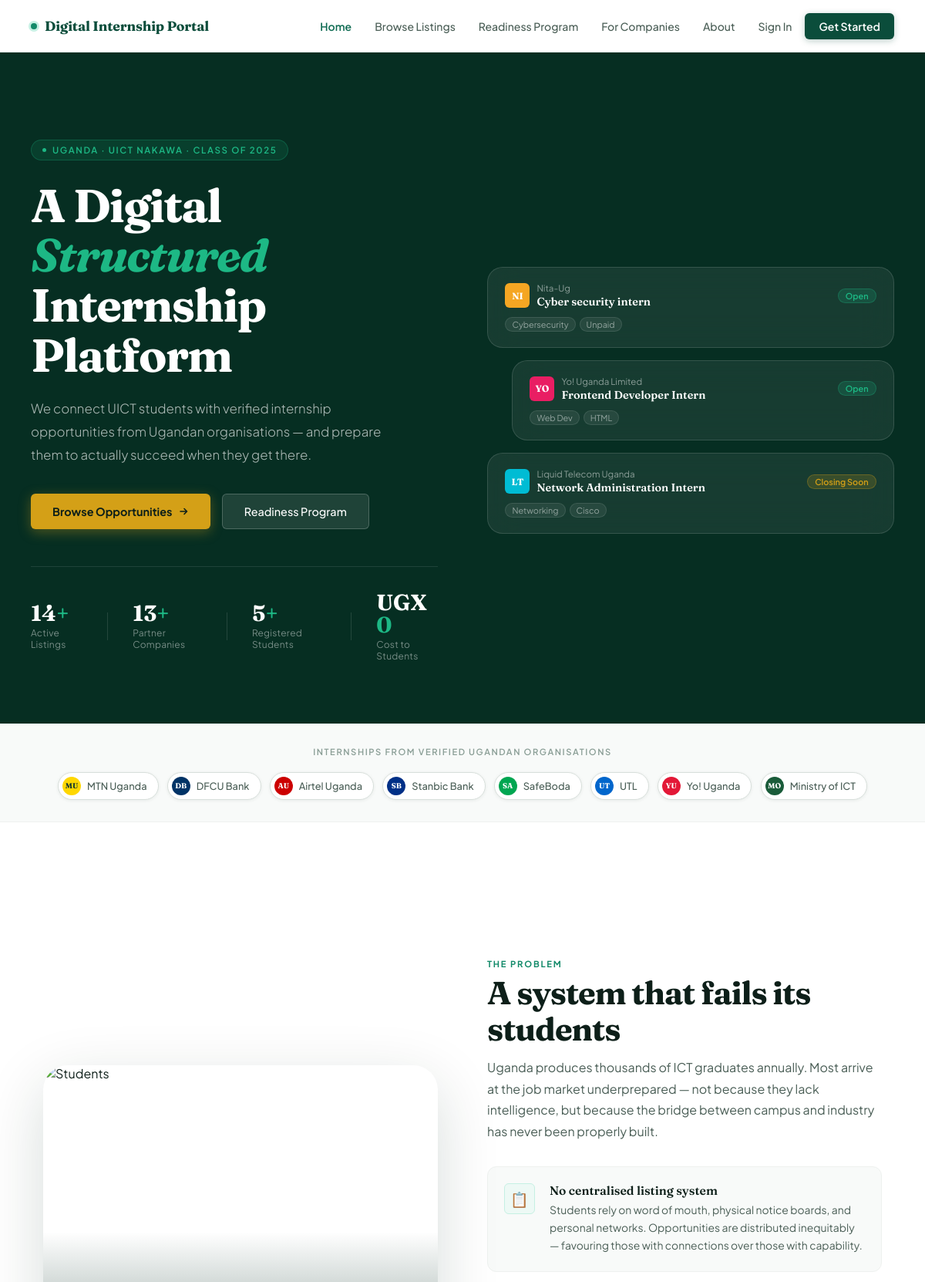
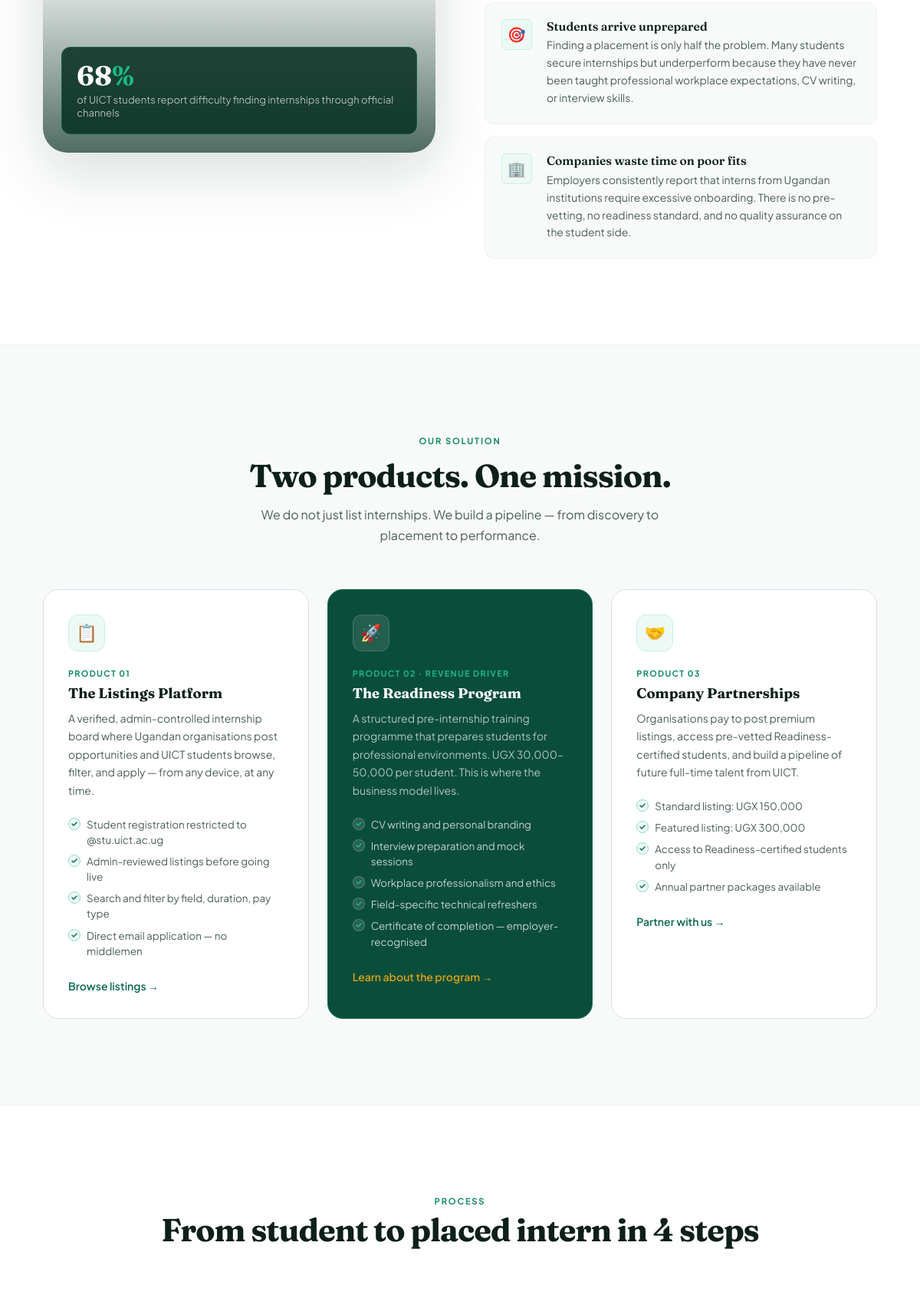
The app's page /internhub/index.php (upper part) with its own data (2 pictures, top to bottom).
### tables this page shows
CREATE TABLE `internships` (
  `id` int(11) NOT NULL,
  `title` varchar(150) NOT NULL,
  `company` varchar(100) NOT NULL,
  `logo` varchar(5) NOT NULL,
  `logo_color` varchar(10) NOT NULL,
  `location` varchar(100) NOT NULL,
  `field` varchar(50) NOT NULL,
  `duration` int(11) NOT NULL,
  `paid` varchar(20) NOT NULL,
  `stipend` varchar(100) NOT NULL,
  `deadline` date NOT NULL,
  `slots` int(11) NOT NULL DEFAULT 1,
  `description` text NOT NULL,
  `responsibilities` text NOT NULL,
  `requirements` text NOT NULL,
  `contact` varchar(100) NOT NULL,
  `tags` varchar(255) NOT NULL,
  `status` varchar(20) NOT NULL DEFAULT 'pending',
  `posted_by` int(11) DEFAULT NULL,
  `created_at` timestamp NOT NULL DEFAULT current_timestamp()
);

### internhub/index.php (the view, shortened to what this page needs)
<?php
require_once 'includes/db.php';
$totalListings  = $pdo->query("SELECT COUNT(*) FROM internships WHERE status='approved'")->fetchColumn();
$totalCompanies = $pdo->query("SELECT COUNT(DISTINCT company) FROM internships WHERE status='approved'")->fetchColumn();
$totalStudents  = $pdo->query("SELECT COUNT(*) FROM users WHERE role='student'")->fetchColumn();
$stmt           = $pdo->query("SELECT * FROM internships WHERE status='approved' ORDER BY created_at DESC LIMIT 3");
$featured       = $stmt->fetchAll();
?>
<!DOCTYPE html>
<html lang="en">
<head>
<link rel="stylesheet" href="/internhub/css/style.css">
</head>
<body>
<nav class="nav">
  <a class="nav-brand" href="/internhub/index.php">
    <span class="nav-brand-dot"></span>
    Digital Internship Portal
  </a>
  <div class="nav-links">
    <a href="/internhub/index.php" class="active">Home</a>
    <a href="/internhub/listings.php">Browse Listings</a>
    <a href="/internhub/readiness.php">Readiness Program</a>
    <a href="/internhub/partners.php">For Companies</a>
    <a href="/internhub/about.php">About</a>
    <?php if(isset($_SESSION['user_id'])): ?>
      <a href="/internhub/auth/dashboard.php"><?php echo htmlspecialchars(explode(' ',$_SESSION['user_name'])[0]); ?> ▾</a>
      <a href="/internhub/auth/actions/logout.php" class="nav-cta">Log Out</a>
    <?php else: ?>
      <a href="/internhub/auth/login.php">Sign In</a>
      <a href="/internhub/auth/register.php" class="nav-cta">Get Started</a>
    <?php endif; ?>
  </div>
</nav>
<section class="hero-section">
<div class="hero">
  <div>
    <div class="hero-eyebrow">
      <span class="hero-eyebrow-dot"></span>
      Uganda · UICT Nakawa · Class of 2025
    </div>
    <h1 class="hero-title">
      A Digital<br/>
      <em>Structured</em> Internship<br/>
      Platform
    </h1>
    <p class="hero-body">
      We connect UICT students with verified internship
      opportunities from Ugandan organisations — and prepare them to
      actually succeed when they get there.
    </p>
    <div class="hero-actions">
      <a href="/internhub/listings.php" class="btn-solid">
        Browse Opportunities
        <svg width="14" height="14" viewBox="0 0 14 14" fill="none"><path d="M3 7h8M8 3.5L11.5 7 8 10.5" stroke="currentColor" stroke-width="1.6" stroke-linecap="round" stroke-linejoin="round"/></svg>
      </a>
      <a href="/internhub/readiness.php" class="btn-ghost-light">
        Readiness Program
      </a>
    </div>
    <div class="hero-stats">
      <div class="hero-stat">
        <div class="hero-stat-num"><?php echo $totalListings; ?><span>+</span></div>
        <div class="hero-stat-label">Active Listings</div>
      </div>
      <div class="hero-stat">
        <div class="hero-stat-num"><?php echo $totalCompanies; ?><span>+</span></div>
        <div class="hero-stat-label">Partner Companies</div>
      </div>
      <div class="hero-stat">
        <div class="hero-stat-num"><?php echo max($totalStudents,1); ?><span>+</span></div>
        <div class="hero-stat-label">Registered Students</div>
      </div>
      <div class="hero-stat">
        <div class="hero-stat-num">UGX<span> 0</span></div>
        <div class="hero-stat-label">Cost to Students</div>
      </div>
    </div>
  </div>
  <div class="hero-cards">
    <?php foreach(array_slice($featured,0,3) as $idx=>$c):
      $tags=array_slice(explode(',',$c['tags']),0,2);
      $dl=new DateTime($c['deadline']);$td=new DateTime();
      $days=(int)$td->diff($dl)->format('%r%a');
      $urgent=$days<=7;
    ?>
    <div class="hcard <?php echo $idx===1?'hcard-mid':''; ?>"
         onclick="location.href='/internhub/detail.php?id=<?php echo $c['id']; ?>'">
      <div class="hcard-head">
        <div class="hcard-co">
          <div class="hcard-logo" style="background:<?php echo htmlspecialchars($c['logo_color']); ?>">
            <?php echo htmlspecialchars($c['logo']); ?>
          </div>
          <div>
            <div class="hcard-company"><?php echo htmlspecialchars($c['company']); ?></div>
            <div class="hcard-title"><?php echo htmlspecialchars($c['title']); ?></div>
          </div>
        </div>
        <span class="hcard-badge <?php echo $urgent?'hcard-badge-urgent':''; ?>">
          <?php echo $urgent?'Closing Soon':'Open'; ?>
        </span>
      </div>
      <div class="hcard-tags">
        <?php foreach($tags as $t): ?>
          <span class="hcard-tag"><?php echo htmlspecialchars(trim($t)); ?></span>
        <?php endforeach; ?>
      </div>
    </div>
    <?php endforeach; ?>
  </div>
</div>
</section>
<section class="trusted">
  <div class="trusted-inner">
    <p class="trusted-label">Internships from verified Ugandan organisations</p>
    <div class="trusted-logos">
      <?php
      $partners=[['MTN Uganda','#FFD700','#1B3A2D'],['DFCU Bank','#003366','#fff'],
                 ['Airtel Uganda','#CC0000','#fff'],['Stanbic Bank','#003087','#fff'],
                 ['SafeBoda','#00A651','#fff'],['UTL','#0066CC','#fff'],
                 ['Yo! Uganda','#E31837','#fff'],['Ministry of ICT','#1A5C3A','#fff']];
      foreach($partners as [$name,$bg,$fg]):
        $w=explode(' ',$name);
        $init=strtoupper(substr($w[0],0,1).(isset($w[1])?substr($w[1],0,1):substr($w[0],1,1)));
      ?>
      <div class="trusted-pill">
        <div class="trusted-icon" style="background:<?php echo $bg; ?>;color:<?php echo $fg; ?>">
          <?php echo $init; ?>
        </div>
        <span><?php echo $name; ?></span>
      </div>
      <?php endforeach; ?>
    </div>
  </div>
</section>
<section class="section problem-section">
  <div class="container">
    <div class="problem-grid">
      <div class="problem-image">
        <img src="https://images.unsplash.com/photo-1523240795612-9a054b0db644?w=700&q=80" alt="Students"/>
        <div class="problem-image-overlay"></div>
        <div class="problem-image-stat">
          <div class="problem-image-stat-num">68<span>%</span></div>
          <div class="problem-image-stat-label">of UICT students report difficulty finding internships through official channels</div>
        </div>
      </div>
      <div>
        <div class="s-eyebrow">The Problem</div>
        <h2 class="s-title">A system that fails its students</h2>
        <p class="s-sub" style="margin-bottom:2rem">
          Uganda produces thousands of ICT graduates annually. Most arrive at the job market underprepared — not because they lack intelligence, but because the bridge between campus and industry has never been properly built.
        </p>
        <div class="problem-items">
          <div class="problem-item">
            <div class="problem-item-icon">📋</div>
            <div>
              <div class="problem-item-title">No centralised listing system</div>
              <div class="problem-item-body">Students rely on word of mouth, physical notice boards, and personal networks. Opportunities are distributed inequitably — favouring those with connections over those with capability.</div>
            </div>
          </div>
          <div class="problem-item">
            <div class="problem-item-icon">🎯</div>
            <div>
              <div class="problem-item-title">Students arrive unprepared</div>
              <div class="problem-item-body">Finding a placement is only half the problem. Many students secure internships but underperform because they have never been taught professional workplace expectations, CV writing, or interview skills.</div>
            </div>
          </div>
          <div class="problem-item">
            <div class="problem-item-icon">🏢</div>
            <div>
              <div class="problem-item-title">Companies waste time on poor fits</div>
              <div class="problem-item-body">Employers consistently report that interns from Ugandan institutions require excessive onboarding. There is no pre-vetting, no readiness standard, and no quality assurance on the student side.</div>
            </div>
          </div>
        </div>
      </div>
    </div>
  </div>
</section>
<section class="section solution-section">
  <div class="container">
    <div style="text-align:center;margin-bottom:.5rem">
      <div class="s-eyebrow" style="display:inline-block">Our Solution</div>
    </div>
    <h2 class="s-title" style="text-align:center">Two products. One mission.</h2>
    <p class="s-sub" style="text-align:center;margin:0 auto 3.5rem">
      We do not just list internships. We build a pipeline — from discovery to placement to performance.
    </p>
    <div class="solution-grid">
      <div class="solution-card">
        <div class="solution-icon">📋</div>
        <div class="solution-card-label">Product 01</div>
        <h3 class="solution-card-title">The Listings Platform</h3>
        <p class="solution-card-body">A verified, admin-controlled internship board where Ugandan organisations post opportunities and UICT students browse, filter, and apply — from any device, at any time.</p>
        <ul class="solution-list" style="margin-bottom:1.5rem">
          <li>Student registration restricted to @stu.uict.ac.ug</li>
          <li>Admin-reviewed listings before going live</li>
          <li>Search and filter by field, duration, pay type</li>
          <li>Direct email application — no middlemen</li>
        </ul>
        <a href="/internhub/listings.php" class="solution-link">Browse listings →</a>
      </div>
      <div class="solution-card solution-card-featured">
        <div class="solution-icon">🚀</div>
        <div class="solution-card-label">Product 02 · Revenue Driver</div>
        <h3 class="solution-card-title">The Readiness Program</h3>
        <p class="solution-card-body">A structured pre-internship training programme that prepares students for professional environments. UGX 30,000–50,000 per student. This is where the business model lives.</p>
        <ul class="solution-list" style="margin-bottom:1.5rem">
          <li>CV writing and personal branding</li>
          <li>Interview preparation and mock sessions</li>
          <li>Workplace professionalism and ethics</li>
          <li>Field-specific technical refreshers</li>
          <li>Certificate of completion — employer-recognised</li>
        </ul>
        <a href="/internhub/readiness.php" class="solution-link">Learn about the program →</a>
      </div>
      <div class="solution-card">
        <div class="solution-icon">🤝</div>
        <div class="solution-card-label">Product 03</div>
        <h3 class="solution-card-title">Company Partnerships</h3>
        <p class="solution-card-body">Organisations pay to post premium listings, access pre-vetted Readiness-certified students, and build a pipeline of future full-time talent from UICT.</p>
        <ul class="solution-list" style="margin-bottom:1.5rem">
          <li>Standard listing: UGX 150,000</li>
          <li>Featured listing: UGX 300,000</li>
          <li>Access to Readiness-certified students only</li>
          <li>Annual partner packages available</li>
        </ul>
        <a href="/internhub/partners.php" class="solution-link">Partner with us →</a>
      </div>
    </div>
  </div>
</section>
<section class="section hiw-section">
  <div class="container">
    <div style="text-align:center">
      <div class="s-eyebrow" style="display:inline-block">Process</div>
      <h2 class="s-title">From student to placed intern in 4 steps</h2>
    </div>
  </div>
</section>
</body>
</html>

### internhub/css/style.css (style rules this page uses)
* { margin: 0; padding: 0; box-sizing: border-box; }
body { font-family: 'Plus Jakarta Sans', sans-serif; background: #F8FAF9; color: #0D1F19; }
.container, .content { padding: 1rem !important; }

### records on screen
internships: logo "NI", company "Nita-Ug", title "Cyber security intern", deadline "Open", tags "Cybersecurity", tags "Unpaid"
internships: logo "YO", company "Yo! Uganda Limited", title "Frontend Developer Intern", deadline "Open", tags "Web Dev", tags "HTML"
internships: logo "LT", company "Liquid Telecom Uganda", title "Network Administration Intern", deadline "Closing Soon", tags "Networking", tags "Cisco"

### other values on screen
$totalListings "14"
$totalCompanies "13"
max($totalStudents,1) "5"
$init "MU"
$name "MTN Uganda"
$init "DB"
$name "DFCU Bank"
$init "AU"
$name "Airtel Uganda"
$init "SB"
$name "Stanbic Bank"
$init "SA"
$name "SafeBoda"
$init "UT"
$name "UTL"
